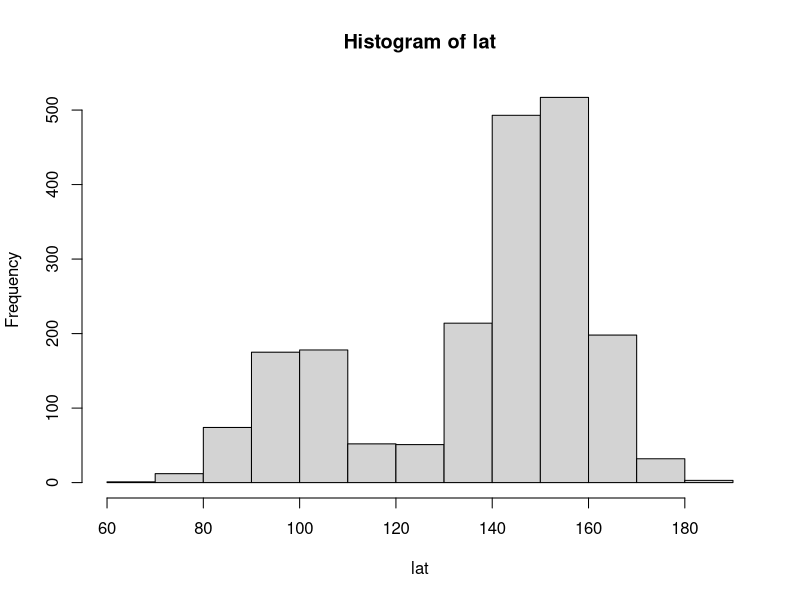
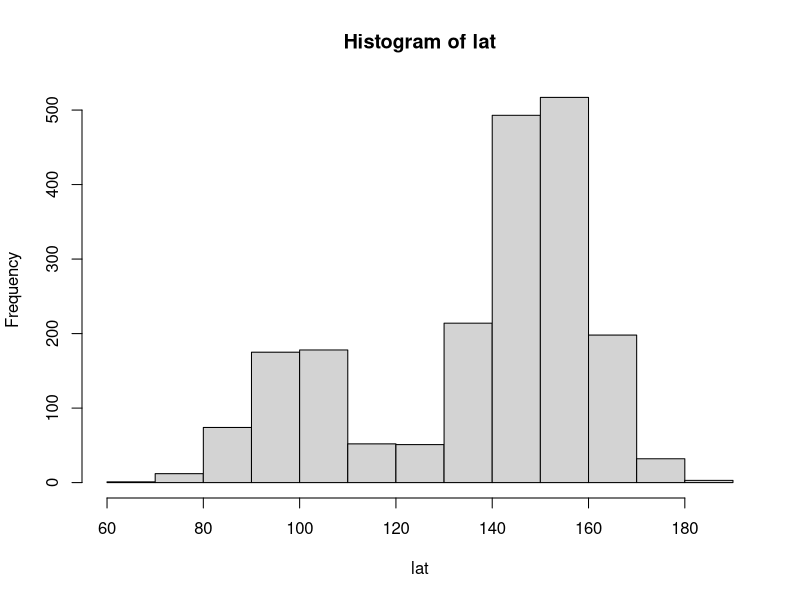
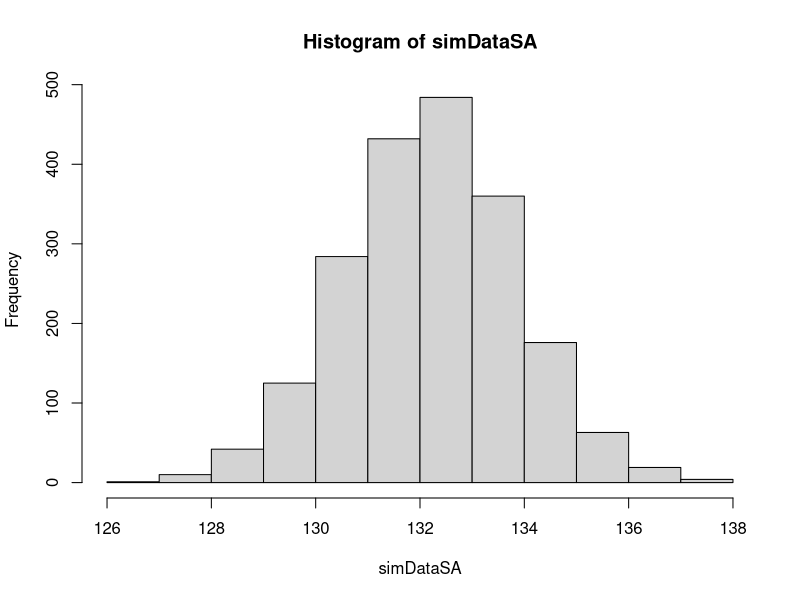

The R script that drew these images, in order:
## ---- chunk 1
# Generate the data (the data could be saccades and express saccades, for example)
lat_sac <- 150  # mean latency for a saccade
lat_exp <- 100  # mean latency for an express saccade

width   <- 10   # width of the gaussian

# generate data with 1500 data points for normal saccades and 500 data points for express saccades
lat<-c(rnorm(1500,lat_sac,width),rnorm(500,lat_exp,width))

hist(lat)
## ---- chunk 2
# Step One: try fit a unimodal distribution using simplex

# There are two parameters - the mean of the distribution and the width of the distribution
# This is just an uneducated guess
startParams <- c(100,30)
names(startParams) <- c("b0","b1")

n <- length(lat)

# current data and preditions are being plotted
getregpred <- function(params,data){
  # here, we calculate the data from our independent variable under the assumption of the parameters assuming values b0(mean) and b1(width). Note that the names are hard coded here and that this function will only work for a linear regression. This is similar to the function that generated the data, but without the error term.
  getregpred <- rnorm(n,params["b0"],params["b1"])
  
  # return the computed regression data so we can calculate the deviation to the measured data
  return(getregpred)
}

# Get the computed predictions and compute how much they deviate

rmsd <- function(params,data1){
  # generate predictions
  preds <- getregpred(params,data1)
  #evaluate the deviation, this computes the sum of squared deviations between data points and devides by the total number of data points to get the mean summed square deviation
  rmsd <- sqrt(sum((preds-data1)^2)/length(preds))
}

## ---- chunk 3
# Start the optimalization process with simplex:
reps <- 100
param_tableSMPLX <- matrix(0,reps,2) 

for(r in 1:reps){
  xoutSMPLX   <- optim(startParams,rmsd,data1=lat)
  param_tableSMPLX[r,1] <- xoutSMPLX$par[1]
  param_tableSMPLX[r,2] <- xoutSMPLX$par[2]
}

summary(param_tableSMPLX)
## ---- chunk 4
# compare to an estimation with simulated annealing (more robust for local minimae)

reps <- 1
param_tableSA <- matrix(0,reps,2) 

for(r in 1:reps){
  xoutSA   <- optim(startParams,rmsd,data1=lat,method = "SANN")
  param_tableSA[r,1] <- xoutSA$par[1]
  param_tableSA[r,2] <- xoutSA$par[2]
}

summary(param_tableSA)

simDataSA <- rnorm(n,xoutSA$par[1],xoutSA$par[2])

hist(lat)
hist(simDataSA)
